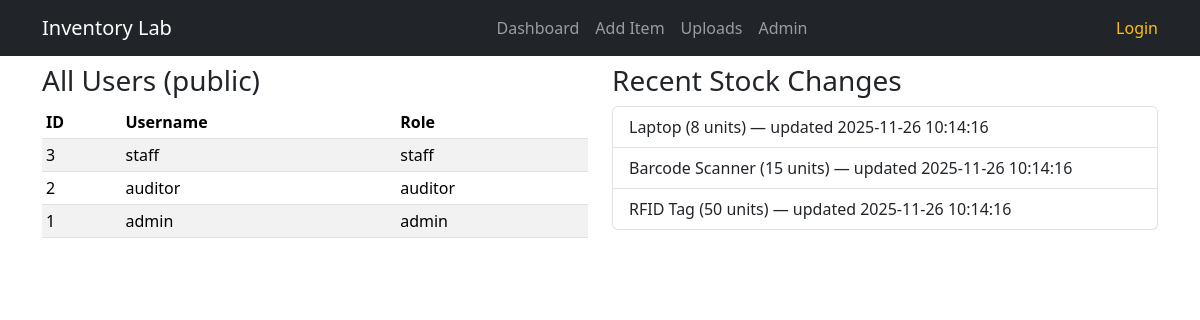
The page /admin on the database its author committed.
### tables this page shows
CREATE TABLE users (
            id INTEGER PRIMARY KEY AUTOINCREMENT,
            username TEXT UNIQUE NOT NULL,
            password TEXT NOT NULL,
            role TEXT DEFAULT 'staff'
        );

CREATE TABLE items (
            id INTEGER PRIMARY KEY AUTOINCREMENT,
            name TEXT NOT NULL,
            description TEXT,
            quantity INTEGER DEFAULT 0,
            unit_cost REAL DEFAULT 0,
            created_by INTEGER,
            last_updated TEXT DEFAULT CURRENT_TIMESTAMP
        );

### app.py (the view)
@app.route("/admin")
def admin():
    conn = get_db()
    users = conn.execute("SELECT * FROM users ORDER BY id DESC").fetchall()
    logs = conn.execute(
        "SELECT id, name, quantity, last_updated FROM items ORDER BY last_updated DESC LIMIT 20"
    ).fetchall()
    conn.close()
    return render_template("admin.html", users=users, logs=logs)

### app.py (called while the page is built)
def get_db():
    conn = sqlite3.connect("inventory.db")
    conn.row_factory = sqlite3.Row
    return conn

### templates/admin.html
{% extends "base.html" %}
{% block content %}
<div class="row">
  <div class="col-md-6">
    <h3>All Users (public)</h3>
    <table class="table table-sm table-striped">
      <thead>
        <tr>
          <th>ID</th>
          <th>Username</th>
          <th>Role</th>
        </tr>
      </thead>
      <tbody>
        {% for user in users %}
        <tr>
          <td>{{ user['id'] }}</td>
          <td>{{ user['username'] }}</td>
          <td>{{ user['role'] }}</td>
        </tr>
        {% endfor %}
      </tbody>
    </table>
  </div>
  <div class="col-md-6">
    <h3>Recent Stock Changes</h3>
    <ul class="list-group">
      {% for log in logs %}
      <li class="list-group-item">
        {{ log['name'] }} ({{ log['quantity'] }} units) — updated {{ log['last_updated'] }}
      </li>
      {% endfor %}
    </ul>
  </div>
</div>
{% endblock %}

### templates/base.html (shortened to what this page needs)
<!doctype html>
<html lang="en">
  <head>
    <link rel="stylesheet" href="https://cdn.jsdelivr.net/npm/bootstrap@5.3.3/dist/css/bootstrap.min.css">
  </head>
  <body>
    <nav class="navbar navbar-expand-lg navbar-dark bg-dark fixed-top">
      <div class="container">
        <a class="navbar-brand" href="{{ url_for('dashboard') }}">Inventory Lab</a>
        <div>
          <ul class="navbar-nav me-auto mb-2 mb-lg-0">
            <li class="nav-item"><a class="nav-link" href="{{ url_for('dashboard') }}">Dashboard</a></li>
            <li class="nav-item"><a class="nav-link" href="{{ url_for('add_item') }}">Add Item</a></li>
            <li class="nav-item"><a class="nav-link" href="{{ url_for('upload') }}">Uploads</a></li>
            <li class="nav-item"><a class="nav-link" href="{{ url_for('admin') }}">Admin</a></li>
          </ul>
        </div>
        <div class="text-white">
          {% if session.get('username') %}
            Logged in as {{ session.get('username') }} |
            <a href="{{ url_for('logout') }}" class="text-warning text-decoration-none">Logout</a>
          {% else %}
            <a href="{{ url_for('login') }}" class="text-warning text-decoration-none">Login</a>
          {% endif %}
        </div>
      </div>
    </nav>
    <main class="container">
      {% block content %}{% endblock %}
    </main>
  </body>
</html>

### templates/base.html (style rules this page uses)
body { padding-top: 4rem; }

### rows shown on the page
users: id "3", username "staff", role "staff"
users: id "2", username "auditor", role "auditor"
users: id "1", username "admin", role "admin"
items: name "Laptop", quantity "8", last_updated "2025-11-26 10:14:16"
items: name "Barcode Scanner", quantity "15", last_updated "2025-11-26 10:14:16"
items: name "RFID Tag", quantity "50", last_updated "2025-11-26 10:14:16"
